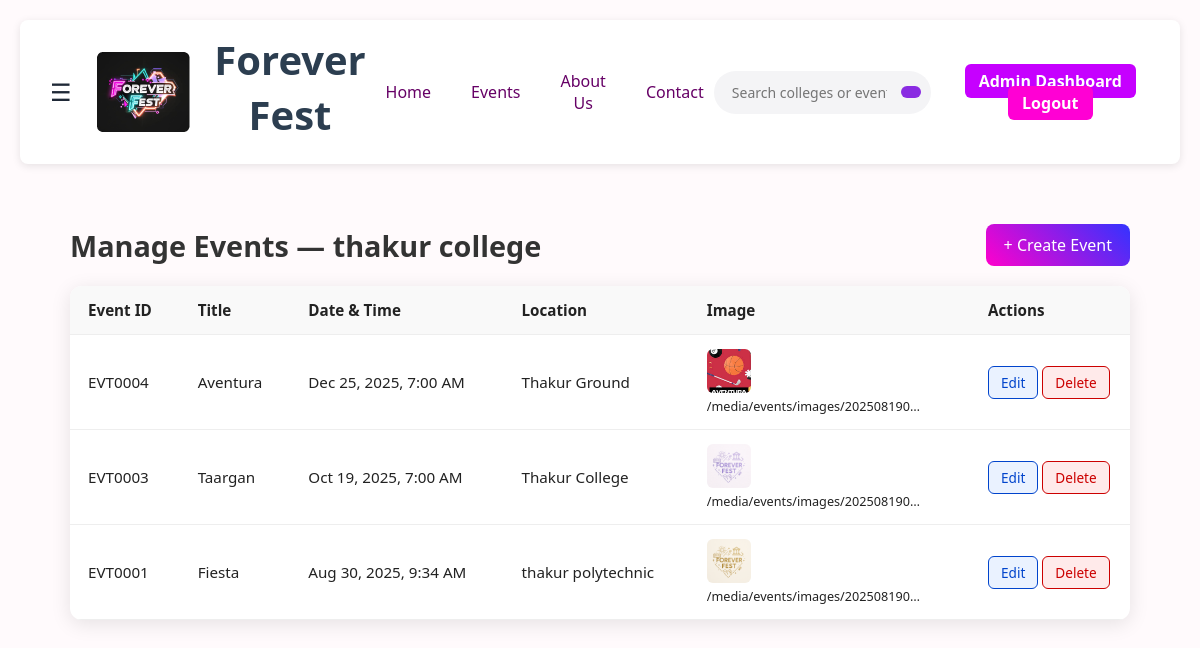
Page /events/admin/events/ (signed in) on the earlier database version.
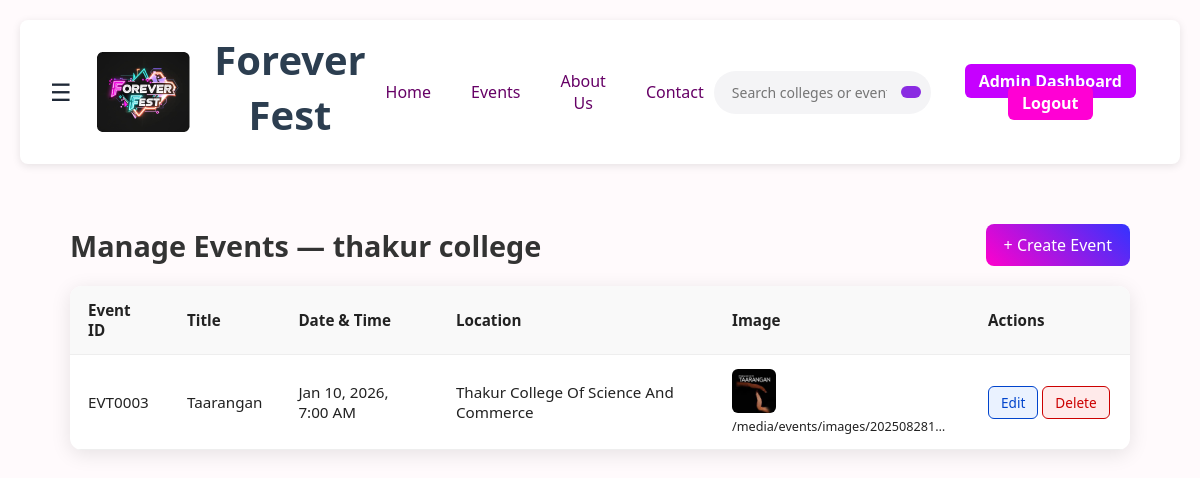
Same page on the later database version.
### events/models.py (models this page shows, shortened)
class Event(models.Model):
    image_url = models.CharField(max_length=255, blank=True)
    event_id = models.CharField(primary_key=True, max_length=20, default=generate_event_id)
    college = models.ForeignKey(College,to_field="college_id", db_column="college_id",on_delete=models.CASCADE, related_name="events",)
    title = models.CharField(max_length=80)
    description = models.TextField(blank=True)
    date_time = models.DateTimeField(null=True, blank=True)
    location = models.CharField(max_length=120, blank=True)
    created_by = models.ForeignKey(AdminProfile,to_field="admin_id",db_column="created_by",on_delete=models.SET_NULL,null=True,blank=True,related_name="created_events",)
    class Meta:
        db_table = "events"

### events/views.py (the view)
# urls.py: path("admin/events/", views.admin_manage_events_view, name="admin_manage_events"),
def admin_manage_events_view(request):
    gate = _require_admin(request)
    if gate is None:
        return redirect("admin_login")
    admin, college = gate
    qs = (
        Event.objects
        .filter(college=college)
        .select_related("college")
        .order_by("-date_time", "title")
    )
    rows = []
    for e in qs:
        img = ""
        if hasattr(e, "image") and e.image:          # ImageField
            try:
                img = e.image.url
            except ValueError:
                img = ""
        elif getattr(e, "image_url", ""):            # CharField on the model
            img = e.image_url
        rows.append({
            "event_id":  e.event_id,
            "title":     e.title,
            "date_time": e.date_time,
            "location":  e.location,
            "image_url": img,
        })
    return render(
        request,
        "events/admin_manage_events.html",
        {"admin": admin, "college": college, "events": rows},
    )

### events/views.py (called while the page is built)
def _require_admin(request):
    admin_id = request.session.get(ADMIN_SESSION_KEY)
    if not admin_id:
        messages.error(request, "Please log in as admin.")
        return None
    try:
        admin = AdminProfile.objects.select_related("college").get(admin_id=admin_id)
    except AdminProfile.DoesNotExist:
        messages.error(request, "Session invalid. Please log in again.")
        return None
    college = getattr(admin, "college", None)
    if college is None:
        college = College.objects.filter(owner_admin=admin).first()
    return admin, college

### events/templates/events/admin_manage_events.html (shortened to what this page needs)
{% extends "accounts/base.html" %}
{% load static %}
{% block content %}
<link rel="stylesheet" href="{% static 'css/manage_events.css' %}">
<div class="manage-container">
  <div class="header-row">
    <h2>Manage Events{% if college %} — {{ college.name }}{% endif %}</h2>
    <a href="{% url 'events:admin_create_event' %}" class="btn-create">+ Create Event</a>
  </div>
  {% if events %}
    <div class="card-container">
      <table class="styled-table">
        <thead>
          <tr>
            <th>Event ID</th>
            <th>Title</th>
            <th>Date & Time</th>
            <th>Location</th>
            <th>Image</th>
            <th style="width:160px">Actions</th>
          </tr>
        </thead>
        <tbody>
          {% for e in events %}
            <tr>
              <td>{{ e.event_id }}</td>
              <td>{{ e.title }}</td>
              <td>{{ e.date_time|date:"M d, Y, g:i A" }}</td>
              <td>{{ e.location }}</td>
              <td>
                {% if e.image_url %}
                  <img src="{{ e.image_url }}" alt="" style="width:44px;height:44px;object-fit:cover;border-radius:6px;display:block;margin-bottom:4px;">
                  <small class="text-muted" style="display:block;max-width:220px;overflow:hidden;text-overflow:ellipsis;white-space:nowrap;">
                    {{ e.image_url }}
                  </small>
                {% else %}
                  <span class="text-muted">—</span>
                {% endif %}
              </td>
              <td>
                <a href="{% url 'events:admin_edit_event' e.event_id %}" class="btn-action edit">Edit</a>
                <form method="post" action="{% url 'events:admin_delete_event' e.event_id %}" class="inline-form">
                  <button class="btn-action delete" onclick="return confirm('Delete {{ e.title }}?')">Delete</button>
                </form>
              </td>
            </tr>
          {% endfor %}
        </tbody>
      </table>
    </div>
  {% else %}
    <div class="no-events">No events yet. Create your first one!</div>
  {% endif %}
</div>
{% endblock %}

Differences in the rows shown:
no longer on this page (row edited): Event: event_id "EVT0004", title "Aventura", date_time "Dec 25, 2025, 7:00 AM", location "Thakur Ground", image_url (picture), image_url "/media/events/images/202508190…"
removed Event: event_id "EVT0001", title "Fiesta", date_time "Aug 30, 2025, 9:34 AM", location "thakur polytechnic", image_url (picture), image_url "/media/events/images/202508190…"
changed Event "EVT0003": image_url: picture added; title "Taargan" → "Taarangan" (drawn); image_url: picture removed
Other differences:
new list line: "EVT0003 Taarangan Jan 10, 2026, 7:00 AM Thakur College Of Science And Commerce /media/events/images/202508281…"
new list line: "Edit Delete"
list line gone: "Edit Delete"
list line gone: "EVT0003 Taargan Oct 19, 2025, 7:00 AM Thakur College /media/events/images/202508190…"
